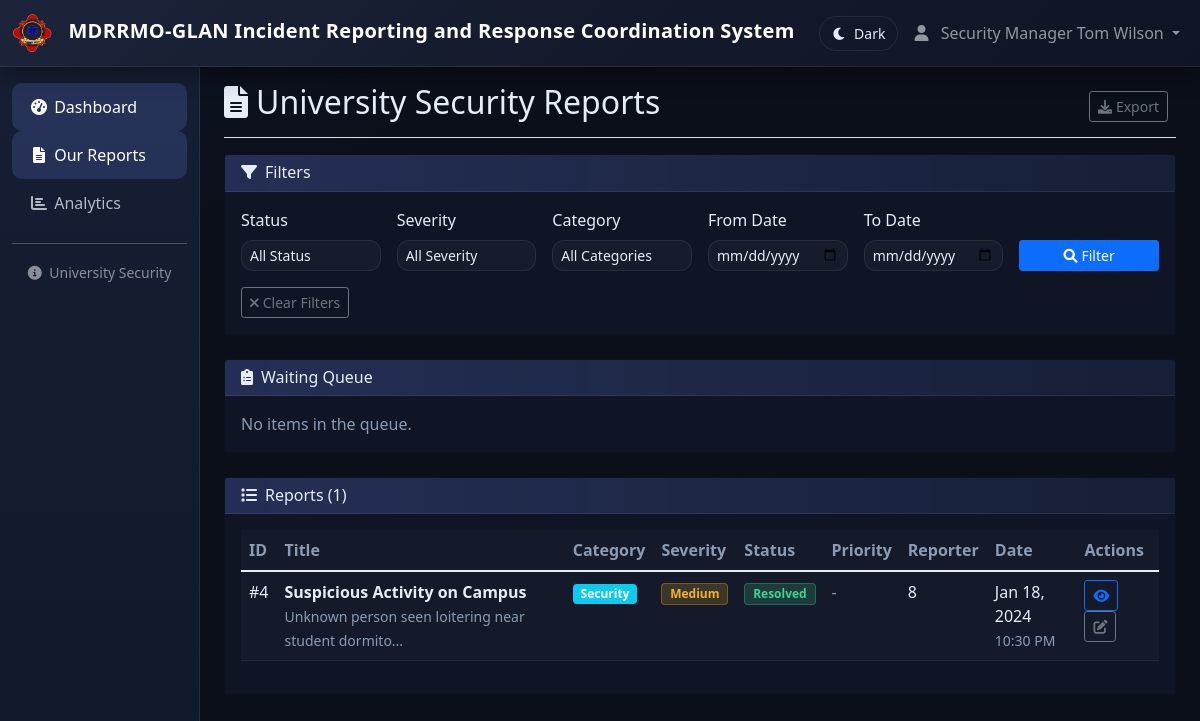
The app's page /reports/organization.php (signed in), older data.
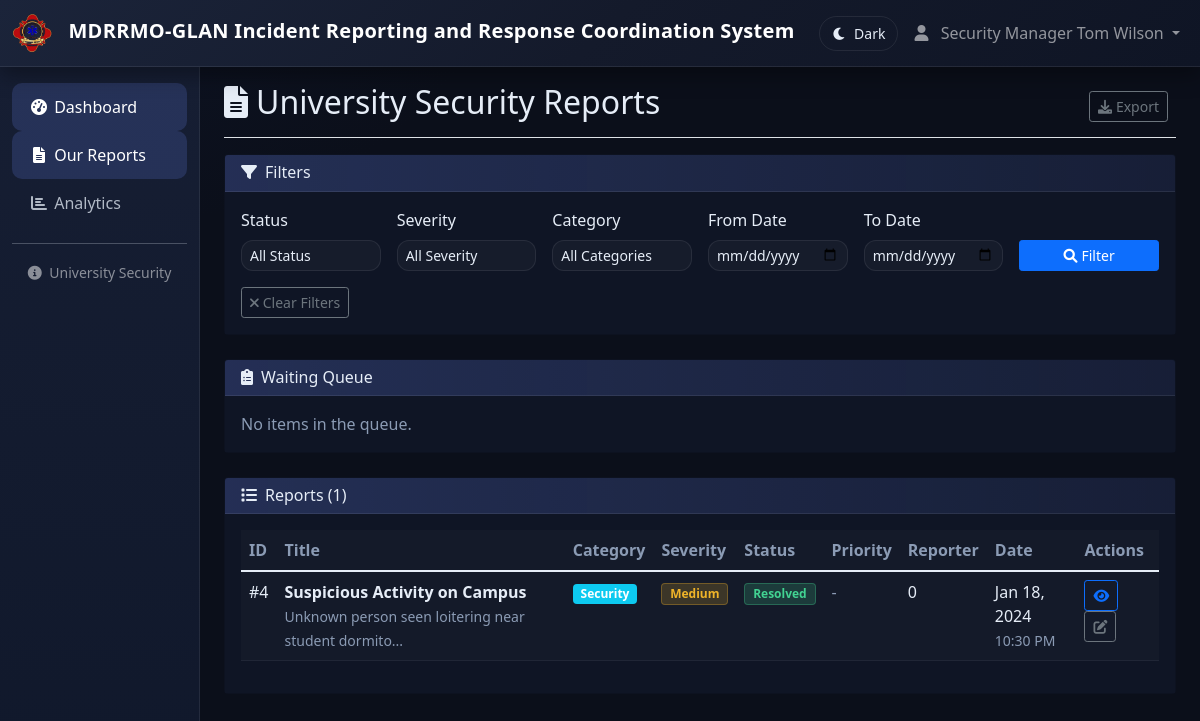
The same page, newer data.
### tables this page shows
CREATE TABLE IF NOT EXISTS `incident_reports` (
  `id` int NOT NULL AUTO_INCREMENT,
  `title` varchar(255) NOT NULL,
  `description` text NOT NULL,
  `incident_date` date NOT NULL,
  `incident_time` time NOT NULL,
  `location` varchar(255) NOT NULL,
  `severity_level` enum('Low','Medium','High','Critical') NOT NULL,
  `category` enum('Fire','Accident','Security','Medical','Emergency','Other') NOT NULL,
  `reported_by` varchar(255) NOT NULL,
  `organization_id` int NOT NULL,
  `status` enum('Pending','In Progress','Resolved','Closed') DEFAULT 'Pending',
  `created_at` timestamp NULL DEFAULT CURRENT_TIMESTAMP,
  PRIMARY KEY (`id`),
  KEY `idx_incident_reports_organization` (`organization_id`),
  KEY `idx_incident_reports_reported_by` (`reported_by`(250)),
  KEY `idx_incident_reports_status` (`status`),
  KEY `idx_incident_reports_date` (`incident_date`)
);

### config/config.php (called while the page is built, shortened)
<?php
function format_date($date)
{
    return date('M d, Y', strtotime($date));
}
function get_severity_badge_class($severity)
{
    switch ($severity) {
        case 'Medium':
            return 'badge-warning';
    }
}
function get_status_badge_class($status)
{
    switch ($status) {
        case 'Resolved':
            return 'badge-success';
    }
}
?>

### reports/organization.php (the view, shortened to what the changed rows need)
<?php
require_once '../config/config.php';
include '../views/header.php';
$database = new Database();
$db = $database->getConnection();
$query = "SELECT ir.*, ir.reported_by as reporter_name, rq.priority_number
          FROM incident_reports ir
          LEFT JOIN report_queue rq ON rq.report_id = ir.id
          WHERE ir.organization_id = ?";
$params = [$_SESSION['organization_id']];
$query .= " ORDER BY ir.created_at DESC";
$stmt = $db->prepare($query);
$stmt->execute($params);
$reports = $stmt->fetchAll();
?>
<div class="container-fluid">
    <div class="row">
        <main class="col-md-9 ms-sm-auto col-lg-10 px-md-4 main-content">
            <div class="d-flex justify-content-between flex-wrap flex-md-nowrap align-items-center pt-3 pb-2 mb-3 border-bottom">
                <h1 class="h2">
                    <i class="fas fa-file-alt me-2"></i><?php echo $_SESSION['organization_name']; ?> Reports
                </h1>
            </div>
            <div class="card">
                <div class="card-body">
                    <?php if (empty($reports)): ?>
                        <div class="text-center py-4">
                            <i class="fas fa-inbox fa-3x text-muted mb-3"></i>
                            <h5 class="text-muted">No reports found</h5>
                            <p class="text-muted">No reports have been assigned to your organization yet.</p>
                        </div>
                    <?php else: ?>
                        <div class="table-responsive">
                            <table class="table table-hover">
                                <thead>
                                    <tr>
                                        <th>ID</th>
                                        <th>Title</th>
                                        <th>Category</th>
                                        <th>Severity</th>
                                        <th>Status</th>
                                        <th>Priority</th>
                                        <th>Reporter</th>
                                        <th>Date</th>
                                        <th>Actions</th>
                                    </tr>
                                </thead>
                                <tbody>
                                    <?php foreach ($reports as $report): ?>
                                        <tr>
                                            <td>#<?php echo $report['id']; ?></td>
                                            <td>
                                                <strong><?php echo htmlspecialchars($report['title']); ?></strong>
                                                <br>
                                                <small class="text-muted"><?php echo htmlspecialchars(substr($report['description'], 0, 50)) . '...'; ?></small>
                                            </td>
                                            <td>
                                                <span class="badge bg-info"><?php echo $report['category']; ?></span>
                                            </td>
                                            <td>
                                                <span class="badge <?php echo get_severity_badge_class($report['severity_level']); ?>">
                                                    <?php echo $report['severity_level']; ?>
                                                </span>
                                            </td>
                                            <td>
                                                <span class="badge <?php echo get_status_badge_class($report['status']); ?>">
                                                    <?php echo $report['status']; ?>
                                                </span>
                                            </td>
                                            <td>
                                                <?php if (!empty($report['priority_number'])): ?>
                                                    <span class="badge bg-success">#<?php echo (int)$report['priority_number']; ?></span>
                                                <?php else: ?>
                                                    <span class="text-muted">-</span>
                                                <?php endif; ?>
                                            </td>
                                            <td><?php echo htmlspecialchars($report['reporter_name']); ?></td>
                                            <td>
                                                <?php echo format_date($report['incident_date']); ?>
                                                <br>
                                                <small class="text-muted"><?php echo date('g:i A', strtotime($report['incident_time'])); ?></small>
                                            </td>
                                            <td>
                                                <a href="view.php?id=<?php echo $report['id']; ?>" class="btn btn-sm btn-outline-primary">
                                                    <i class="fas fa-eye"></i>
                                                </a>
                                                <a href="edit.php?id=<?php echo $report['id']; ?>" class="btn btn-sm btn-outline-secondary">
                                                    <i class="fas fa-edit"></i>
                                                </a>
                                            </td>
                                        </tr>
                                    <?php endforeach; ?>
                                </tbody>
                            </table>
                        </div>
                    <?php endif; ?>
                </div>
            </div>
        </main>
    </div>
</div>
<?php include '../views/footer.php'; ?>

Row changes from the older to the newer data that the page shows:
changed incident_reports "Suspicious Activity on Campus": reported_by "8" → "0"
